Frame 1 (no input): blank canvas, image omitted
Frame 60 (no input): blank canvas, image omitted
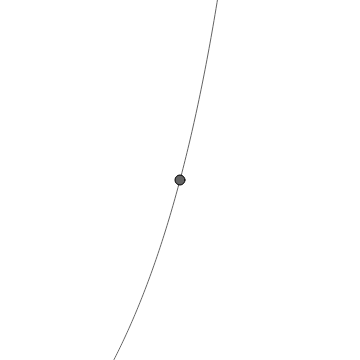
Frame 120 (the mouse pressed at the canvas centre since frame 60)

The p5.js sketch whose frames 1 and 60 were blank and that drew this single picture after the mouse press (run headless with seeded random() and noise() and a simulated clock; from frame 60 on, the mouse is pressed at the canvas centre):

// p5.js sketch
// ── sketch.js
var number_examples = 0;
var x_examples = [];
var y_examples = [];

var number_features = 100;
var parameters = [];

var learning_rate = 0.8;
var regularization = 0;

var control;

function setup() {
  createCanvas(360, 360);

  createP("regularization parameter : ");
  control = createSlider(0, 0.1, 0, 0.00001);
  control.position(200, 380);

  for (var j = 0; j <= number_features; j++) {
    parameters.push(1);
  }
}

function hypothesis(x) {
  var result = 0;
  for (var j = 0; j <= number_features; j++) {
    result += Math.pow(x, j) * parameters[j];
  }
  return result;
}

function cost_function(j) {
  var result = 0;
  for (var i = 0; i < number_examples; i++) {
    result += (hypothesis(x_examples[i]) - y_examples[i]) * Math.pow(x_examples[i], j);
  }
  return number_examples != 0 ? result / number_examples : 0;
}

function draw() {
  regularization = control.value();
  // gradient descent algorithm
  parameters[0] = parameters[0] - (learning_rate * cost_function(0));
  for (var j = 1; j <= number_features; j++) {
    // regularized gradient descent
    parameters[j] = parameters[j] * (1 - learning_rate * regularization) - (learning_rate * cost_function(j));
  }

  background(255);

  drawFunction(hypothesis);

  stroke(0);
  fill(100);
  ellipseMode(CENTER);
  for (var i = 0; i < number_examples; i++) {
    var x_pixel = map(x_examples[i], 0, 1, 0, width);
    var y_pixel = map(y_examples[i], 0, 1, height, 0);
    ellipse(x_pixel, y_pixel, 10, 10);
  }
}

function mousePressed() {
  x_examples.push(map(mouseX, 0, width, 0, 1));
  y_examples.push(map(mouseY, 0, height, 1, 0));
  number_examples++;
}

function drawFunction(f) {
  stroke(100);
  noFill();
  beginShape();
  for (var x_pixel = 0; x_pixel < width; x_pixel++) {
    var y_pixel = map(f(x_pixel / width), 0, 1, height, 0);
    vertex(x_pixel, y_pixel);
  }
  endShape();
}
